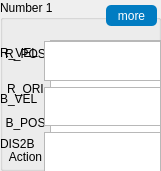
  <widget class="QGroupBox" name="Number1">
   <property name="geometry">
    <rect>
     <x>9</x>
     <y>520</y>
     <width>161</width>
     <height>171</height>
    </rect>
   </property>
   <property name="styleSheet">
    <string notr="true"/>
   </property>
   <property name="title">
    <string>Number 1</string>
   </property>
   <widget class="QPushButton" name="Num1_more">
    <property name="geometry">
     <rect>
      <x>106</x>
      <y>5</y>
      <width>51</width>
      <height>21</height>
     </rect>
    </property>
    <property name="focusPolicy">
     <enum>Qt::NoFocus</enum>
    </property>
    <property name="styleSheet">
     <string notr="true">QPushButton {
color:rgb(255,255,255);
background-color:rgb(1,124,194);
border:0;
border-radius:5px;
}
QPushButton:pressed{
color:rgb(182, 180, 180);
background-color:rgb(0, 46, 92);
border:0;
border-radius:5px;
}</string>
    </property>
    <property name="text">
     <string>more</string>
    </property>
   </widget>
   <widget class="QWidget" name="verticalLayoutWidget_14">
    <property name="geometry">
     <rect>
      <x>50</x>
      <y>40</y>
      <width>111</width>
      <height>131</height>
     </rect>
    </property>
    <layout class="QVBoxLayout" name="Num1_browser">
     <item>
      <widget class="QTextBrowser" name="Num1_R_POS_Browser">
       <property name="font">
        <font>
         <pointsize>11</pointsize>
         <weight>50</weight>
         <bold>false</bold>
        </font>
       </property>
       <property name="focusPolicy">
        <enum>Qt::NoFocus</enum>
       </property>
       <property name="layoutDirection">
        <enum>Qt::LeftToRight</enum>
       </property>
      </widget>
     </item>
     <item>
      <widget class="QTextBrowser" name="Num1_R_ORI_Browser">
       <property name="focusPolicy">
        <enum>Qt::NoFocus</enum>
       </property>
      </widget>
     </item>
     <item>
      <widget class="QTextBrowser" name="Num1_B_POS_Browser">
       <property name="focusPolicy">
        <enum>Qt::NoFocus</enum>
       </property>
      </widget>
     </item>
     <item>
      <widget class="QTextBrowser" name="Num1_Action_Browser">
       <property name="focusPolicy">
        <enum>Qt::NoFocus</enum>
       </property>
      </widget>
     </item>
    </layout>
   </widget>
   <widget class="QWidget" name="verticalLayoutWidget_15">
    <property name="geometry">
     <rect>
      <x>0</x>
      <y>40</y>
      <width>51</width>
      <height>131</height>
     </rect>
    </property>
    <layout class="QVBoxLayout" name="Num1_lab">
     <item>
      <widget class="QLabel" name="Num1_R_POS">
       <property name="sizePolicy">
        <sizepolicy hsizetype="Expanding" vsizetype="Expanding">
         <horstretch>0</horstretch>
         <verstretch>0</verstretch>
        </sizepolicy>
       </property>
       <property name="text">
        <string>R_POS</string>
       </property>
       <property name="alignment">
        <set>Qt::AlignCenter</set>
       </property>
      </widget>
     </item>
     <item>
      <widget class="QLabel" name="Num1_R_ORI">
       <property name="sizePolicy">
        <sizepolicy hsizetype="Expanding" vsizetype="Expanding">
         <horstretch>0</horstretch>
         <verstretch>0</verstretch>
        </sizepolicy>
       </property>
       <property name="text">
        <string>R_ORI</string>
       </property>
       <property name="alignment">
        <set>Qt::AlignCenter</set>
       </property>
      </widget>
     </item>
     <item>
      <widget class="QLabel" name="Num1_B_POS">
       <property name="sizePolicy">
        <sizepolicy hsizetype="Expanding" vsizetype="Expanding">
         <horstretch>0</horstretch>
         <verstretch>0</verstretch>
        </sizepolicy>
       </property>
       <property name="text">
        <string>B_POS</string>
       </property>
       <property name="alignment">
        <set>Qt::AlignCenter</set>
       </property>
      </widget>
     </item>
     <item>
      <widget class="QLabel" name="Num1_Action">
       <property name="sizePolicy">
        <sizepolicy hsizetype="Expanding" vsizetype="Expanding">
         <horstretch>0</horstretch>
         <verstretch>0</verstretch>
        </sizepolicy>
       </property>
       <property name="text">
        <string>Action</string>
       </property>
       <property name="alignment">
        <set>Qt::AlignCenter</set>
       </property>
      </widget>
     </item>
    </layout>
   </widget>
   <widget class="QWidget" name="Number1_more" native="true">
    <property name="geometry">
     <rect>
      <x>0</x>
      <y>40</y>
      <width>161</width>
      <height>131</height>
     </rect>
    </property>
    <property name="styleSheet">
     <string notr="true"/>
    </property>
    <widget class="QWidget" name="formLayoutWidget_6">
     <property name="geometry">
      <rect>
       <x>0</x>
       <y>1</y>
       <width>161</width>
       <height>131</height>
      </rect>
     </property>
     <layout class="QFormLayout" name="Number1_display">
      <item row="0" column="1">
       <widget class="QTextBrowser" name="Num1_R_VEL_Browser">
        <property name="focusPolicy">
         <enum>Qt::NoFocus</enum>
        </property>
       </widget>
      </item>
      <item row="2" column="1">
       <widget class="QTextBrowser" name="disNum1_Browser">
        <property name="focusPolicy">
         <enum>Qt::NoFocus</enum>
        </property>
       </widget>
      </item>
      <item row="1" column="1">
       <widget class="QTextBrowser" name="Num1_B_VEL_Browser">
        <property name="focusPolicy">
         <enum>Qt::NoFocus</enum>
        </property>
       </widget>
      </item>
      <item row="0" column="0">
       <widget class="QLabel" name="Num1_R_VEL">
        <property name="text">
         <string>R_VEL</string>
        </property>
       </widget>
      </item>
      <item row="1" column="0">
       <widget class="QLabel" name="Num1_B_VEL">
        <property name="text">
         <string>B_VEL</string>
        </property>
       </widget>
      </item>
      <item row="2" column="0">
       <widget class="QLabel" name="disNum1">
        <property name="text">
         <string>DIS2B</string>
        </property>
       </widget>
      </item>
     </layout>
    </widget>
   </widget>
  </widget>
